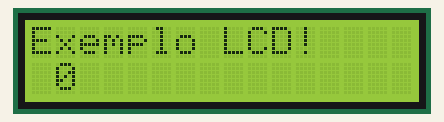
Bench run of a sketch on a simulated Arduino Uno, built with avr-gcc and run on an emulated ATmega328P. Shown: 16×2 character LCD.

Above: at 0.6 s.
At 4.6 s:
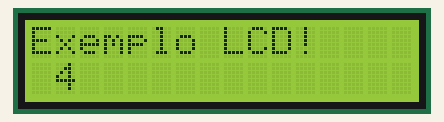
At 9.7 s:
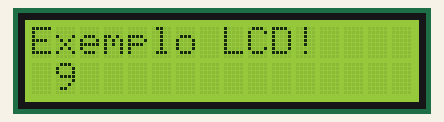
At 19.7 s:
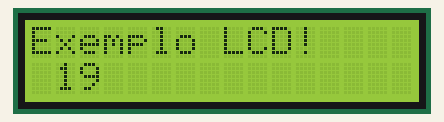
At 28.7 s:
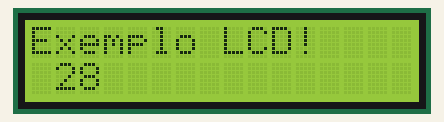
At 38.8 s:
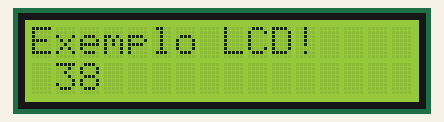

The sketch:

contador_60.ino
```cpp
//Display LCD 16X2

#include <LiquidCrystal.h>

LiquidCrystal lcd (8,9,4,5,6,7); //RS, E, D4, D5,D6,D7
int contador = 0;


void setup()
{
  lcd.begin (16,2); // inicializa lcd 16x2
  delay(500);
}


void loop()
{
  lcd.clear ();
  lcd.setCursor (0,0);
  lcd.print ("Exemplo LCD!");

  lcd.setCursor (1,1);
  lcd.print(contador);

  contador++;

  if (contador == 60)
    contador = 0;

  delay(1000);
}
```

Measured:
- what the display in image 0 shows lasts 1.0 s, from 0.6 s to 1.6 s
